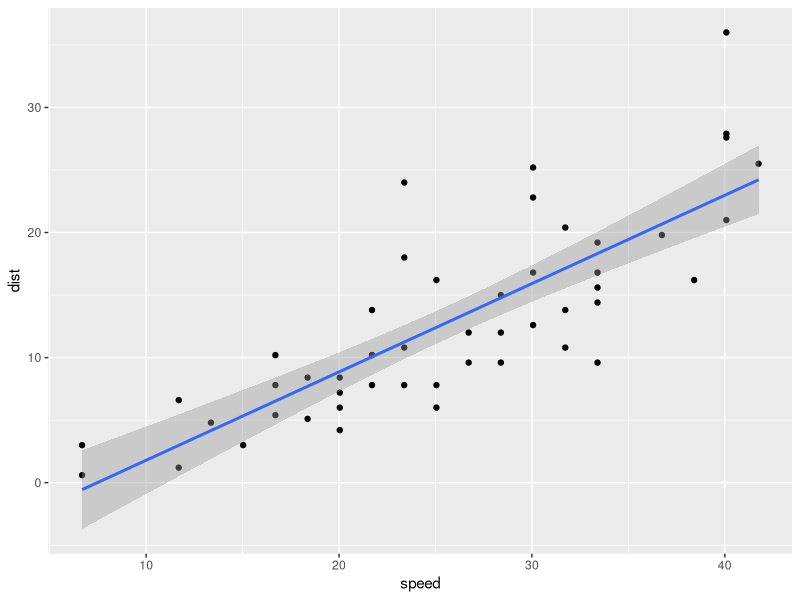
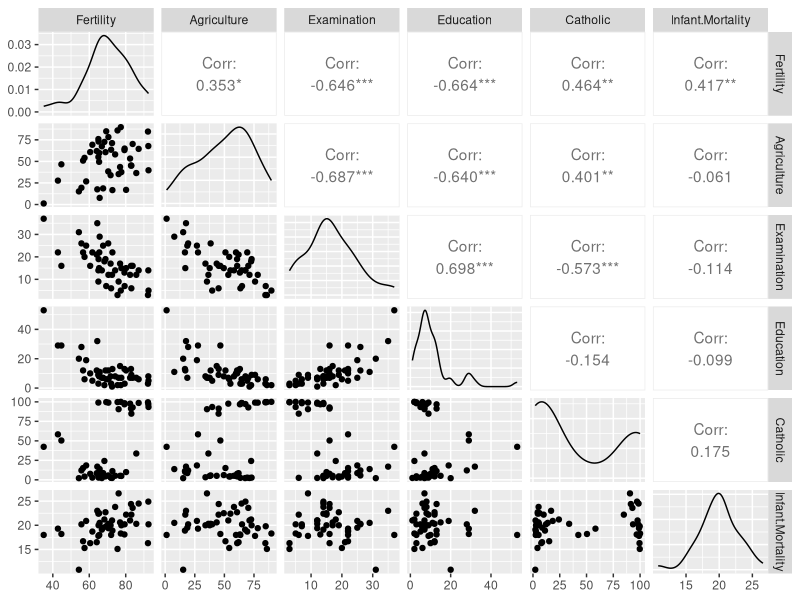

Here is the R script that generated these plots, in order:
library(psych)
library(dplyr)
library(ggplot2)
library(GGally)

############################
# Cars
###########################

d <- mutate(cars, speed=1.67*speed, dist=0.3*dist, ratio=dist/speed)
head(d)
head(cars)

model <- lm(data=d, dist~speed)
model

beta_hat <- coef(model)
beta_hat
eps_hat <- residuals(model)
eps_hat
y <- d$dist
y_hat <- fitted(model)
y
y_hat
cbind(y,y_hat)

RSS <- deviance(model)
RSS
TSS <- sum( (y - mean(y))^2 )
TSS
ESS <- TSS - RSS
R2 <- ESS/TSS
R2
R2 <- cor(y, y_hat)^2
R2
X <- model.matrix(model)
X

nd <- data.frame(speed=c(40,60))
nd
predict(model, nd)
qplot(data=d, speed, dist) + stat_smooth(method = "lm")

############################
# Fertility
###########################
help(swiss)

t <- swiss
t
str(t)
describe(t)
ggpairs(t)

model2 <- lm(data=t, Fertility~Agriculture+Education+Catholic)
coef(model2)
fitted(model2)
residuals(model2)
deviance(model2)
report <- summary(model2)
report$r.squared

R2 <- cor(t$Fertility, fitted(model2))^2
R2

nd2 <- data.frame(Agriculture=0.5, Education=20, Catholic=0.5)
predict(model2, nd2)

#test
m <- lm(data=mtcars, mpg~cyl+hp+wt+am)
round(summary(m)$r.squared,2)

m <- lm(data=mtcars, mpg~disp+hp+wt+am)
summary(m)

m1 <- lm(data=mtcars, mpg~disp+hp+wt+am)
summary(m1)$r.squared
m2 <- lm(data=mtcars, mpg~cyl+hp+wt+am)
summary(m2)$r.squared
m3 <- lm(data=mtcars, mpg~disp+cyl+wt+am)
summary(m3)$r.squared
m4 <- lm(data=mtcars, mpg~disp+hp+cyl+am)
summary(m4)$r.squared
